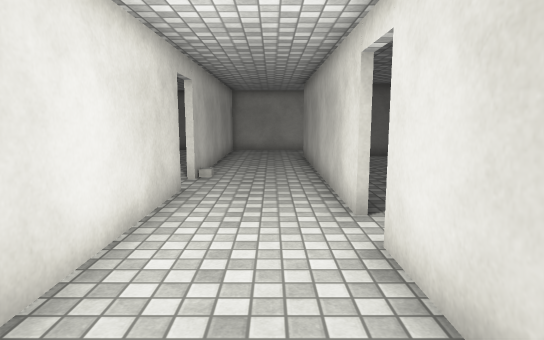
view 1 (above)

23 first-person views from a walk through a 3-D level made in the Unity game engine. The camera is 1.4 m above the floor, tilts 8° down and sees 75° across. The floor is counted in squares, 0.9 m on a side. Each view is taken from the middle of a square. On the plan, view 1 faces up. The plan holds only what a view shows up to about 16 squares ahead; the rest is blank. The place goes on beyond the plan. The player character is not drawn. Door leaves are left out, so doorways stand open. Surface patterns are stand-ins for the level's own textures.

view 2
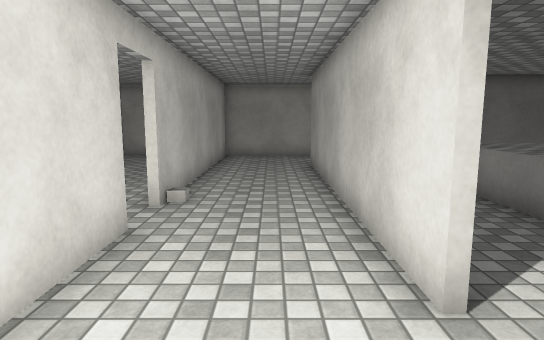

view 3
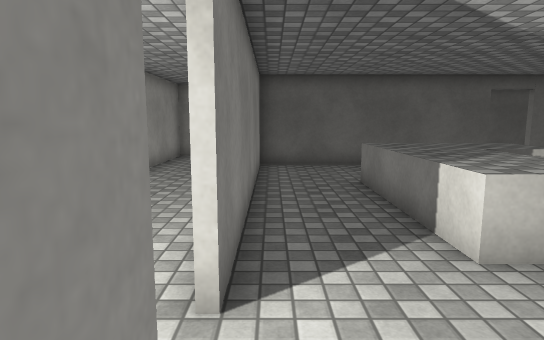

view 4
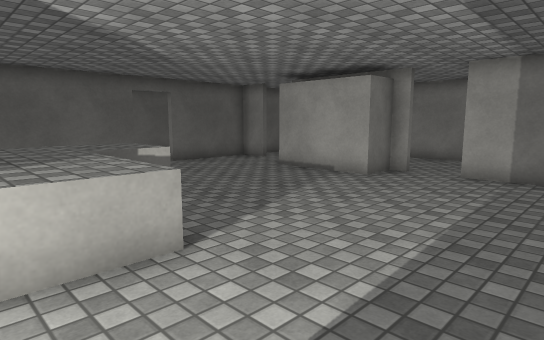

view 5
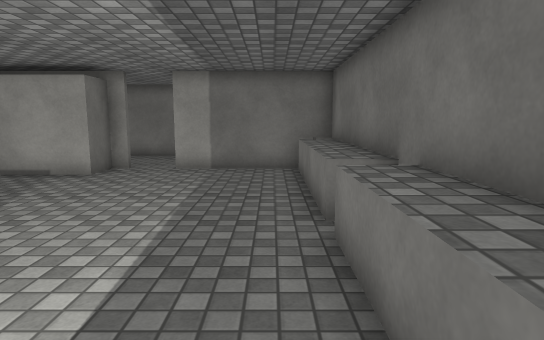

view 6
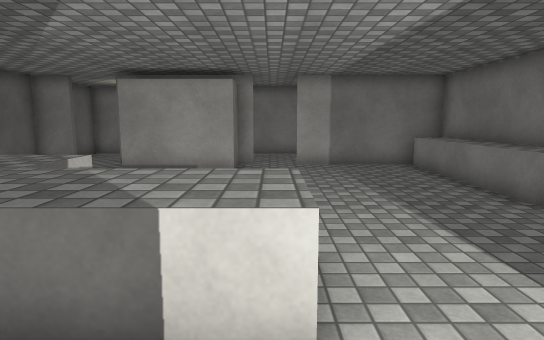

view 7
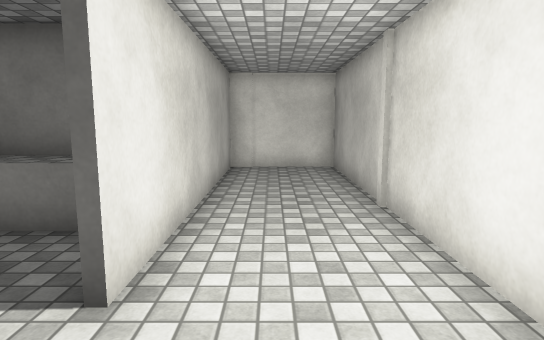

view 8
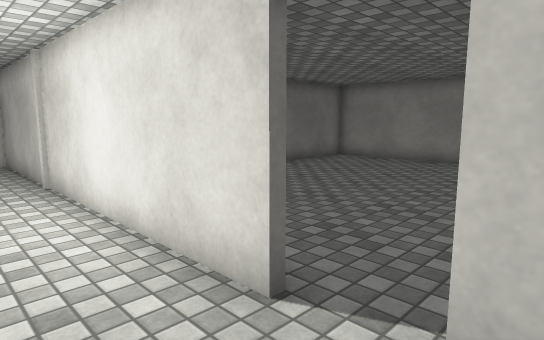

view 9
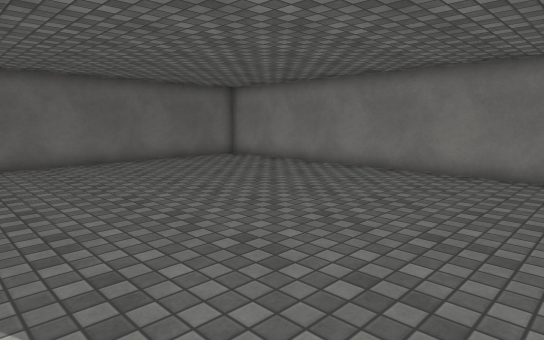

view 10
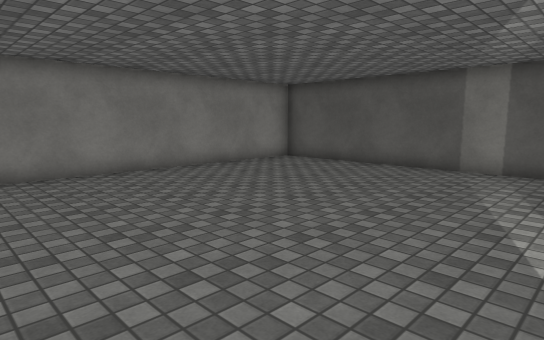

view 11
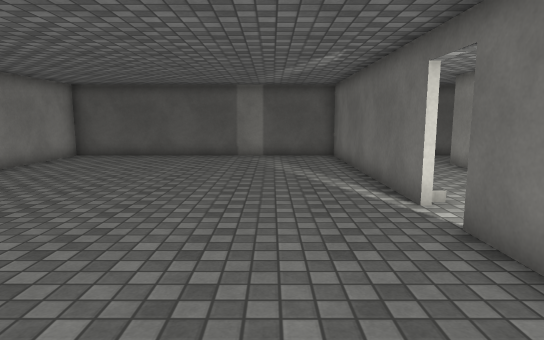

view 12
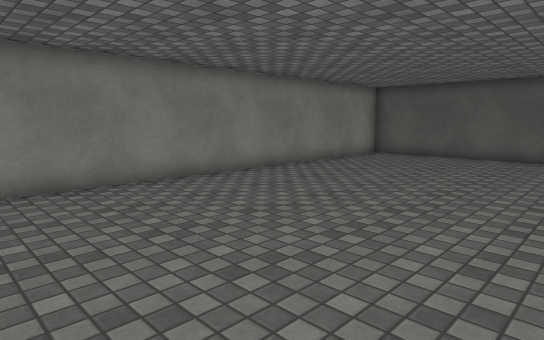

view 13
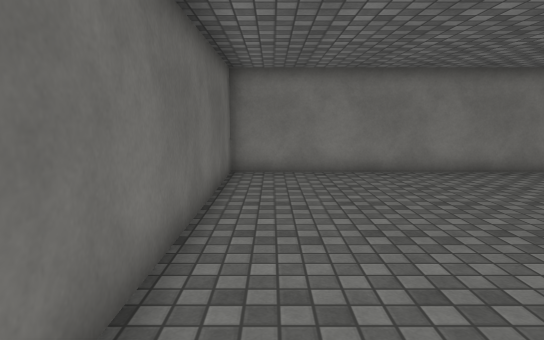

view 14
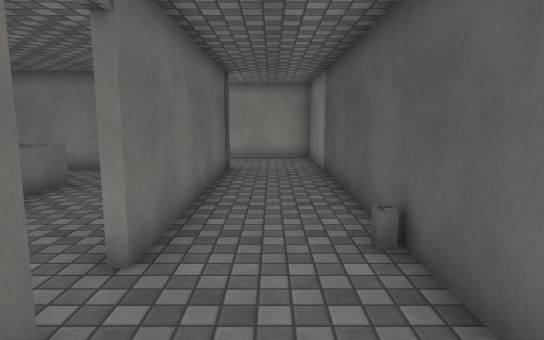

view 15
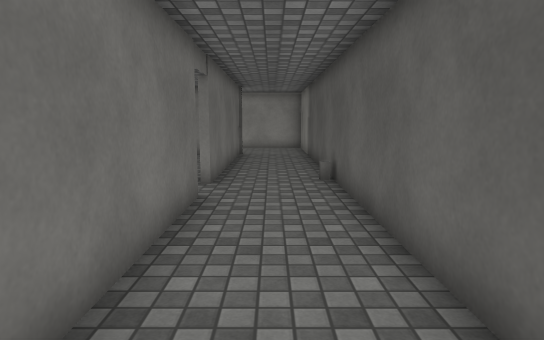

view 16
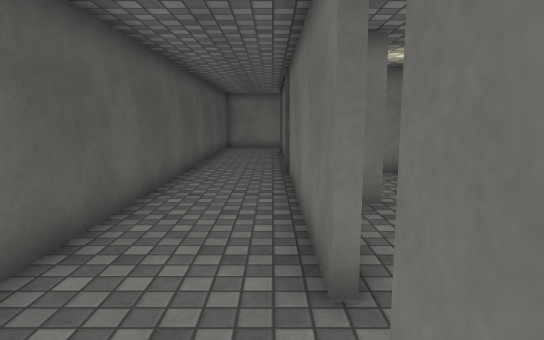

view 17
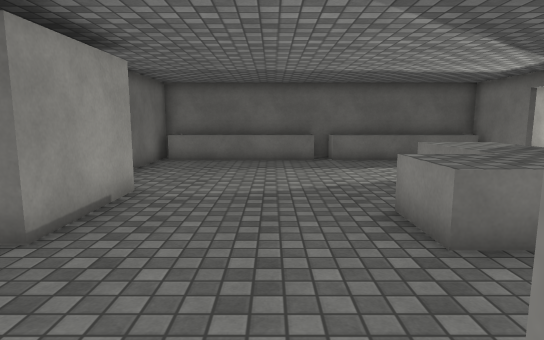

view 18
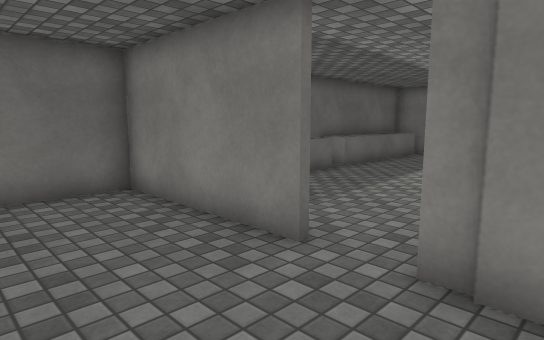

view 19
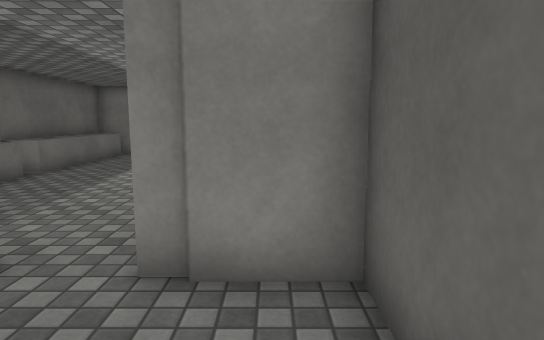

view 20
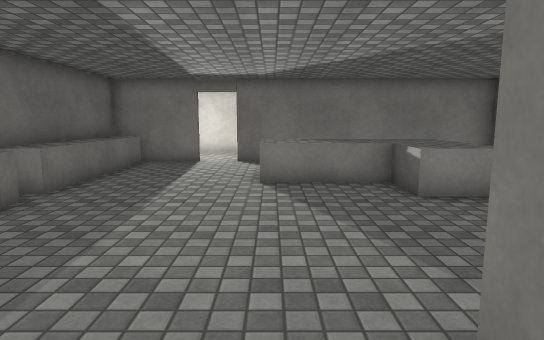

view 21
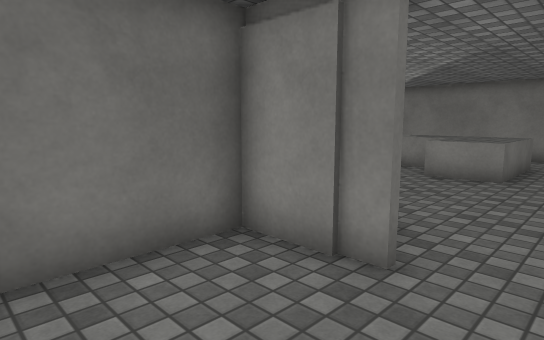

view 22
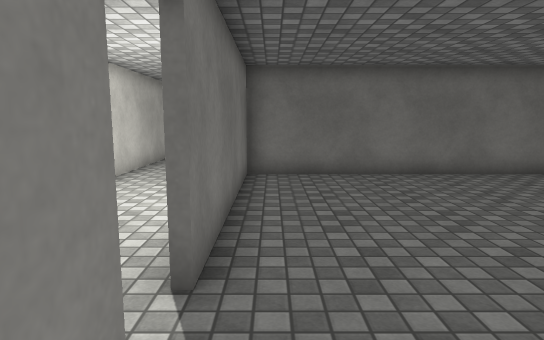

view 23
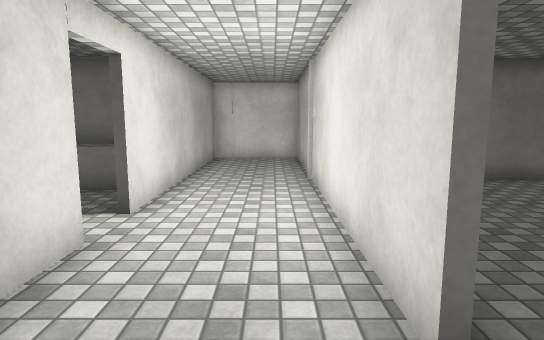

### Floor plan
Key: @ floor where view 1 was taken; # wall or solid block; . floor; D open door; ^ raised ledge.
Columns run from 14 left of view 1 to 18 right of it. Each row starts with its distance up from view 1.
 19 #################################
 18 #...........#....................
 17 #...........#....................
 16 #...........#....................
 15 #...........#..#########DD#######
 14 #...........#..#............#....
 13 #...........#..#.................
 12 #...........#..#...^^^......#....
 11 #...........#..#...^^^^....##....
 10 #...........#..#...^^^^....######
  9 #...........D..#...^^......##....
  8 #...........D..#...^^......##....
  7 #...........#..#...^^............
  6 #...........#..#............#....
  5 #...........#...D...........#....
  4 #...........#..#............#...
  3 #...........#..#............#...
  2 #...........#..#^^^^^^.^^^^^#...
  1 #...........#...################
  0 #############.@.#
 -1             #...#
 -2             #...#
 -3             #...#
 -4             #...#
 -5             #####

Where each view was taken, in squares from view 1:
view 1: 0 up, 0 right, facing up
view 2: 3 up, 0 right, facing up
view 3: 3 up, 2 right, facing up
view 4: 3 up, 4 right, facing up-right
view 5: 3 up, 3 right, facing right
view 6: 7 up, 2 right, facing right
view 7: 7 up, 0 right, facing down
view 8: 10 up, 0 right, facing down-left
view 9: 14 up, 3 left, facing down-left
view 10: 7 up, 3 left, facing up-left
view 11: 3 up, 5 left, facing up
view 12: 3 up, 5 left, facing up-left
view 13: 2 up, 3 left, facing left
view 14: 17 up, 13 right, facing left
view 15: 17 up, 18 right, facing left
view 16: 16 up, 8 right, facing right
view 17: 16 up, 10 right, facing down
view 18: 9 up, 18 right, facing down-left
view 19: 9 up, 18 right, facing left
view 20: 7 up, 15 right, facing left
view 21: 14 up, 18 right, facing down-left
view 22: 11 up, 3 left, facing down
view 23: 10 up, 1 left, facing down
